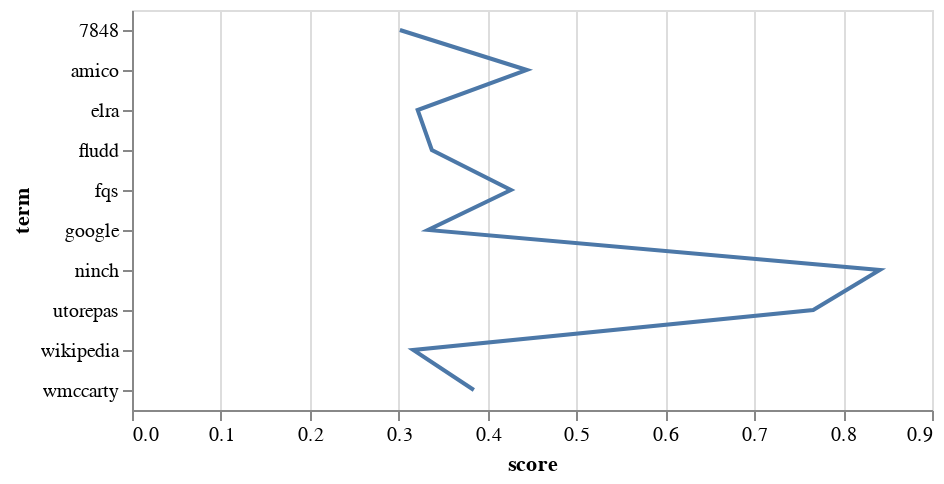

This figure's notebook cell:
### Code cell
alt.Chart(top_10).mark_line().encode(
    x='score',
    y='term'
)

### Figure 1 — Vega-Lite specification as saved in the notebook (floating-point values rounded to 4 significant figures)
{"$schema": "https://vega.github.io/schema/vega-lite/v4.17.0.json", "config": {"view": {"continuousHeight": 300, "continuousWidth": 400}}, "data": {"name": "data-1360cd5eed281dbc68b5254790f1a7f2"}, "datasets": {"data-1360cd5eed281dbc68b5254790f1a7f2": [{"score": 0.8412, "term": "ninch"}, {"score": 0.7664, "term": "utorepas"}, {"score": 0.4442, "term": "amico"}, {"score": 0.4263, "term": "fqs"}, {"score": 0.3846, "term": "wmccarty"}, {"score": 0.3373, "term": "fludd"}, {"score": 0.3331, "term": "google"}, {"score": 0.3214, "term": "elra"}, {"score": 0.3164, "term": "wikipedia"}, {"score": 0.3014, "term": "7848"}]}, "encoding": {"x": {"field": "score", "type": "quantitative"}, "y": {"field": "term", "type": "nominal"}}, "mark": "line"}
